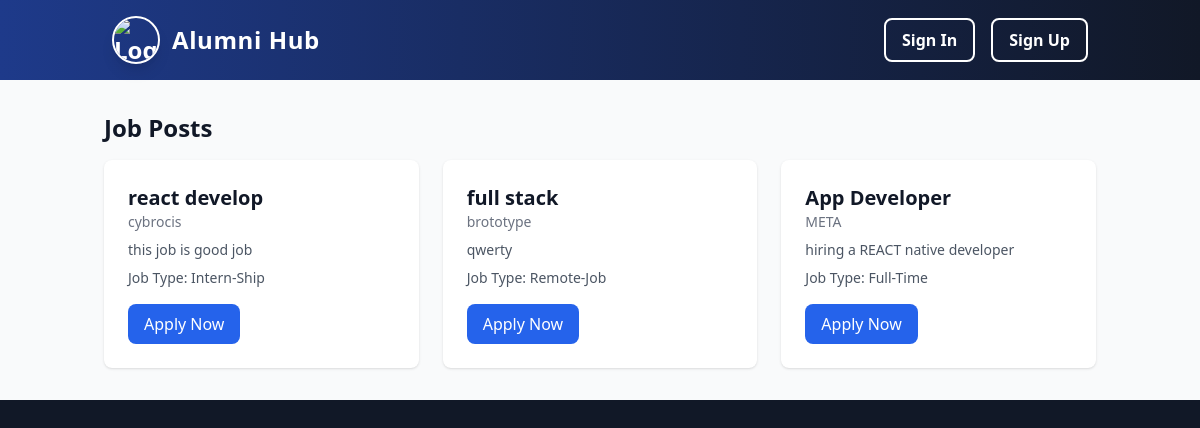
The page /userjobs/ on the database as committed earlier.
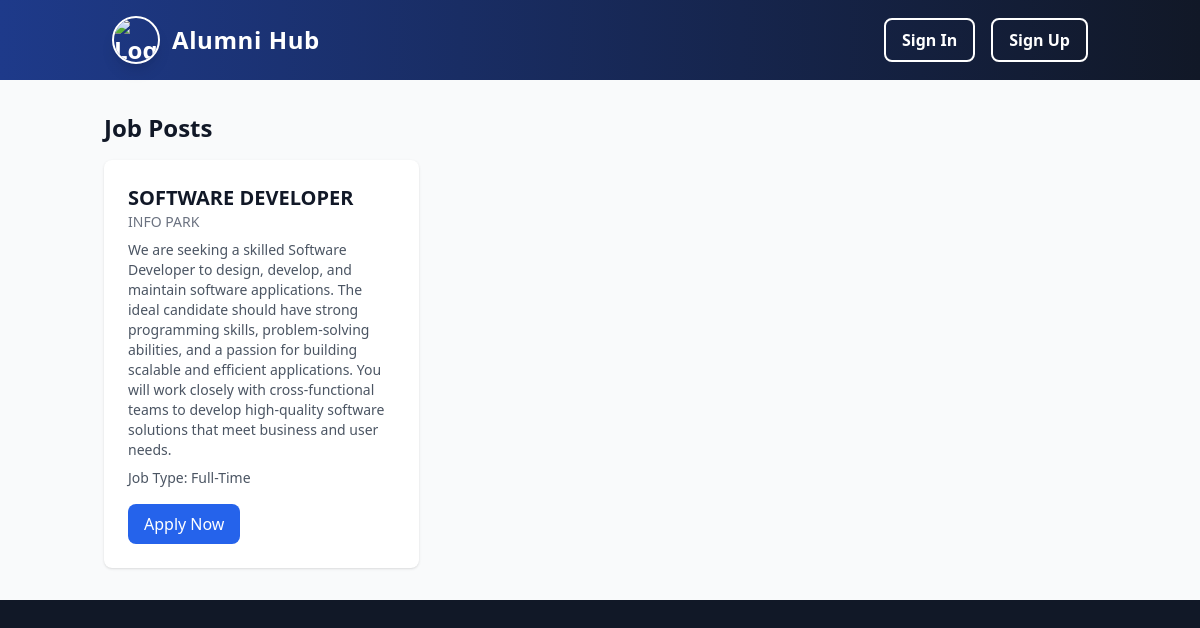
The same page on the database as committed later.
### myapp/models.py (models this page shows, shortened)
class JobPost(models.Model):
    job_name = models.CharField(max_length=100,default="Unnamed Job")
    company = models.CharField(max_length=255)
    description = models.TextField(blank=True)  # Changed to TextField
    job_type = models.CharField(
        max_length=100,
        choices=[("FT", "Full-Time"), ("PT", "Part-Time"),("IS", "Intern-Ship"),("RT", "Remote-Job")],
        default=4  # Added default value
    )
    company_website = models.URLField(blank=True, null=True)  # New field for company site link

### myapp/views.py (the view)
# urls.py: path('userjobs/',userjobs_view, name='userjobs'),
def userjobs_view(request):
    jobs = JobPost.objects.all()
    return render(request, 'userjobs.html', {'jobs': jobs})

### templates/userjobs.html
{% extends "home.html" %}
{% block content %}
{% include "navbar.html" %}
<section class="bg-gray-50 dark:bg-gray-900">
    <div class="container mx-auto px-4 py-8">
        <h1 class="text-2xl font-bold text-gray-900 dark:text-white mb-4">Job Posts</h1>
        <div class="grid gap-6 sm:grid-cols-2 lg:grid-cols-3">
            {% for job in jobs %}
            <div class="bg-white rounded-lg shadow dark:bg-gray-800 p-6">
                <h2 class="text-xl font-semibold text-gray-900 dark:text-white">{{ job.job_name }}</h2>
                <p class="text-sm text-gray-500 dark:text-gray-400">{{ job.company }}</p>
                <p class="mt-2 text-sm text-gray-600 dark:text-gray-300">{{ job.description }}</p>
                <p class="mt-2 text-sm text-gray-600 dark:text-gray-300">
                    Job Type: {{ job.get_job_type_display }}
                </p>
                <a href="{{ job.application_link }}" target="_blank" class="mt-4 inline-block bg-blue-600 text-white px-4 py-2 rounded-lg hover:bg-blue-700">
                    Apply Now
                </a>
            </div>
            {% endfor %}
        </div>
    </div>
</section>
{% endblock content %}

### templates/home.html (shortened to what this page needs)
<!DOCTYPE html>
<html lang="en">
<head>
    <script src="https://cdn.tailwindcss.com"></script>
</head>
<body class="bg-gray-900">
    {% block content %}{% endblock content %}
</body>
</html>

### templates/navbar.html (shortened to what this page needs)
<body class="bg-gray-100">
    <nav class="bg-gradient-to-r from-blue-900 to-gray-900 shadow-lg">
        <div class="container mx-auto flex justify-between items-center py-4 px-6">
            <a href="{% url 'home' %}" class="flex items-center space-x-3 text-white text-2xl font-semibold hover:opacity-80 transition">
                <img class="w-12 h-12 rounded-full shadow-lg border-2 border-white"
                     src="https://encrypted-tbn0.gstatic.com/images?q=tbn:ANd9GcR6Wxo3iWcQN14Me9G9DkT4dSHTUvrpSCCp8g&s"
                     alt="Logo">
                <span class="tracking-wide">Alumni Hub</span>
            </a>
            <div id="menu" class="hidden md:flex md:items-center md:space-x-4 flex-col md:flex-row absolute md:static bg-gray-900 md:bg-transparent w-full md:w-auto top-16 left-0 md:top-auto md:left-auto py-4 md:py-0 z-50">
                {% if user.is_authenticated %}
                    {% if user.is_alumni or user.is_admin %}
                        <a href="{% url 'add_jobs' %}" class="text-white font-semibold px-4 py-2 border-2 border-white rounded-lg hover:bg-white hover:text-blue-900 transition duration-300">
                            Add Jobs
                        </a>
                    {% endif %}
                    <a href="{% url 'jobpost_list' %}" class="text-white font-semibold px-4 py-2 border-2 border-white rounded-lg hover:bg-white hover:text-blue-900 transition duration-300">
                        Jobs
                    </a>
                    <a href="{% url 'photo_gallery' %}" class="text-white font-semibold px-4 py-2 border-2 border-white rounded-lg hover:bg-white hover:text-blue-900 transition duration-300">
                        Gallery
                    </a>
                    <div class="flex items-center space-x-4">
                        {% comment %} <a href="{% url 'student_profile' %}"> {% endcomment %}
                            {% if user.profile.image %}
                                <img src="{{ user.profile.image.url }}" alt="Profile Picture" class="w-10 h-10 rounded-full border-2 border-white shadow-lg hover:opacity-80 transition duration-300">
                            {% else %}
                                <img src="/static/images/default_profile.png" alt="Default Profile Picture" class="w-10 h-10 rounded-full border-2 border-white shadow-lg hover:opacity-80 transition duration-300">
                            {% endif %}
                        </a>
                        <form action="{% url 'signout' %}" method="post">
                            {% csrf_token %}
                            <button type="submit" class="text-white font-semibold px-4 py-2 border-2 border-white rounded-lg hover:bg-white hover:text-blue-900 transition duration-300">
                                Sign Out
                            </button>
                        </form>
                    </div>
                {% else %}
                    <a href="{% url 'signin' %}" class="text-white font-semibold px-4 py-2 border-2 border-white rounded-lg hover:bg-white hover:text-blue-900 transition duration-300">
                        Sign In
                    </a>
                    <a href="{% url 'signup' %}" class="text-white font-semibold px-4 py-2 border-2 border-white rounded-lg hover:bg-white hover:text-blue-900 transition duration-300">
                        Sign Up
                    </a>
                {% endif %}
            </div>
        </div>
    </nav>
</body>

Rows that differ between the two databases and show on the page:
removed JobPost: job_name "react develop", company "cybrocis", description "this job is good job", job_type "Intern-Ship"
removed JobPost: job_name "full stack", company "brototype", description "qwerty", job_type "Remote-Job"
removed JobPost: job_name "App Developer", company "META", description "hiring a REACT native developer", job_type "Full-Time"
added JobPost: job_name "SOFTWARE DEVELOPER", company "INFO PARK", description "We are seeking a skilled Software Developer to design, develop, and maintain software applications. The ideal candidate should have strong programming skills, problem-solving abilities, and a passion for building scalable and efficient applications. You will work closely with cross-functional teams to develop high-quality software solutions that meet business and user needs.", job_type "Full-Time"
